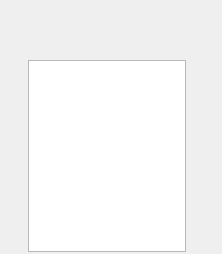
<?xml version="1.0" encoding="UTF-8"?>
<ui version="4.0">
 <class>StatusWidgetClass</class>
 <widget class="QWidget" name="StatusWidgetClass">
  <property name="geometry">
   <rect>
    <x>0</x>
    <y>0</y>
    <width>222</width>
    <height>254</height>
   </rect>
  </property>
  <property name="sizePolicy">
   <sizepolicy hsizetype="Expanding" vsizetype="Maximum">
    <horstretch>0</horstretch>
    <verstretch>0</verstretch>
   </sizepolicy>
  </property>
  <layout class="QGridLayout" name="gridLayout">
   <property name="margin">
    <number>2</number>
   </property>
   <property name="spacing">
    <number>0</number>
   </property>
   <item row="0" column="0" rowspan="2">
    <layout class="QGridLayout" name="gridLayout_2">
     <property name="rightMargin">
      <number>2</number>
     </property>
     <property name="horizontalSpacing">
      <number>1</number>
     </property>
     <item row="0" column="0">
      <layout class="QHBoxLayout" name="horizontalLayout">
       <property name="spacing">
        <number>0</number>
       </property>
       <item>
        <layout class="QVBoxLayout" name="verticalLayout_2">
         <item>
          <widget class="QToolButton" name="tlbStatus">
           <property name="sizePolicy">
            <sizepolicy hsizetype="Preferred" vsizetype="Preferred">
             <horstretch>0</horstretch>
             <verstretch>0</verstretch>
            </sizepolicy>
           </property>
           <property name="text">
            <string/>
           </property>
           <property name="popupMode">
            <enum>QToolButton::InstantPopup</enum>
           </property>
           <property name="toolButtonStyle">
            <enum>Qt::ToolButtonTextBesideIcon</enum>
           </property>
           <property name="autoRaise">
            <bool>true</bool>
           </property>
          </widget>
         </item>
         <item>
          <spacer name="verticalSpacer">
           <property name="orientation">
            <enum>Qt::Vertical</enum>
           </property>
           <property name="sizeHint" stdset="0">
            <size>
             <width>20</width>
             <height>40</height>
            </size>
           </property>
          </spacer>
         </item>
        </layout>
       </item>
       <item>
        <layout class="QVBoxLayout" name="verticalLayout">
         <property name="leftMargin">
          <number>2</number>
         </property>
         <item>
          <widget class="CustomLabel" name="lblName">
           <property name="sizePolicy">
            <sizepolicy hsizetype="Ignored" vsizetype="Preferred">
             <horstretch>0</horstretch>
             <verstretch>0</verstretch>
            </sizepolicy>
           </property>
           <property name="text">
            <string/>
           </property>
           <property name="textFormat">
            <enum>Qt::PlainText</enum>
           </property>
           <property name="wordWrap">
            <bool>false</bool>
           </property>
          </widget>
         </item>
         <item>
          <widget class="CustomLabel" name="lblMood">
           <property name="sizePolicy">
            <sizepolicy hsizetype="Preferred" vsizetype="Preferred">
             <horstretch>0</horstretch>
             <verstretch>0</verstretch>
            </sizepolicy>
           </property>
           <property name="minimumSize">
            <size>
             <width>110</width>
             <height>0</height>
            </size>
           </property>
           <property name="cursor">
            <cursorShape>PointingHandCursor</cursorShape>
           </property>
           <property name="textFormat">
            <enum>Qt::PlainText</enum>
           </property>
           <property name="alignment">
            <set>Qt::AlignLeading|Qt::AlignLeft|Qt::AlignTop</set>
           </property>
           <property name="wordWrap">
            <bool>true</bool>
           </property>
          </widget>
         </item>
         <item>
          <widget class="AutoSizeTextEdit" name="tedMood">
           <property name="sizePolicy">
            <sizepolicy hsizetype="Expanding" vsizetype="Fixed">
             <horstretch>0</horstretch>
             <verstretch>0</verstretch>
            </sizepolicy>
           </property>
           <property name="contextMenuPolicy">
            <enum>Qt::NoContextMenu</enum>
           </property>
          </widget>
         </item>
        </layout>
       </item>
       <item>
        <layout class="QVBoxLayout" name="verticalLayout_3">
         <item>
          <spacer name="verticalSpacer_2">
           <property name="orientation">
            <enum>Qt::Vertical</enum>
           </property>
           <property name="sizeHint" stdset="0">
            <size>
             <width>20</width>
             <height>40</height>
            </size>
           </property>
          </spacer>
         </item>
         <item>
          <widget class="QLabel" name="lblAvatar">
           <property name="sizePolicy">
            <sizepolicy hsizetype="Fixed" vsizetype="Fixed">
             <horstretch>0</horstretch>
             <verstretch>0</verstretch>
            </sizepolicy>
           </property>
           <property name="minimumSize">
            <size>
             <width>32</width>
             <height>32</height>
            </size>
           </property>
           <property name="maximumSize">
            <size>
             <width>32</width>
             <height>32</height>
            </size>
           </property>
           <property name="frameShape">
            <enum>QFrame::NoFrame</enum>
           </property>
           <property name="text">
            <string/>
           </property>
           <property name="alignment">
            <set>Qt::AlignCenter</set>
           </property>
          </widget>
         </item>
        </layout>
       </item>
      </layout>
     </item>
    </layout>
   </item>
  </layout>
 </widget>
 <customwidgets>
  <customwidget>
   <class>AutoSizeTextEdit</class>
   <extends>QTextEdit</extends>
   <header location="global">utils/autosizetextedit.h</header>
  </customwidget>
  <customwidget>
   <class>CustomLabel</class>
   <extends>QLabel</extends>
   <header location="global">utils/customlabel.h</header>
  </customwidget>
 </customwidgets>
 <resources/>
 <connections/>
</ui>
